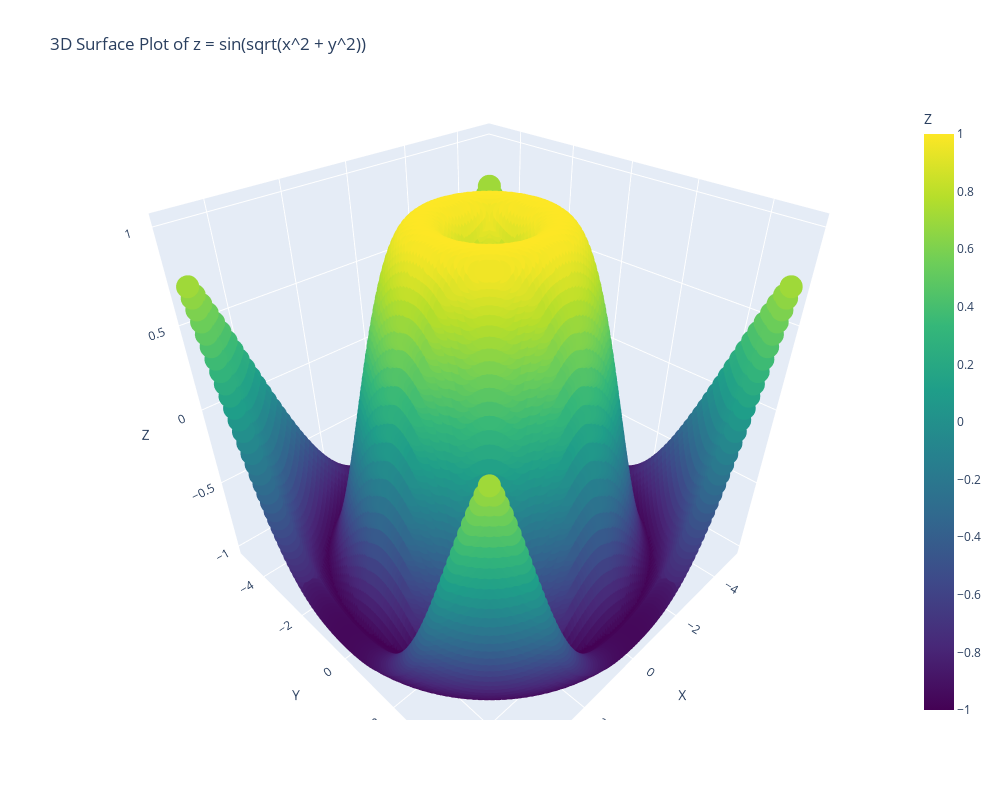

The notebook cell saved with this chart:
### Markdown cell above
4. Using the given x and y data, generate a 3D surface plot to visualize the function z = sin(Vx* + y})
x = np. linspace(-5, 5, 100)
y = np. linspace(-5, 5, 100)
x, y = np. meshgrid(x, y)
z = np.sin(np.sqrt(x**2 + y**2))
data = {
'X': x. flatten(),
'Y': y. flatten(),
'Z': z. flatten()
}
df = pd. DataFrame(data)

### Code cell
import numpy as np
import plotly.express as px
import pandas as pd

# Generate x and y data
x = np.linspace(-5, 5, 100)
y = np.linspace(-5, 5, 100)
x, y = np.meshgrid(x, y)  # Create a 2D grid from x and y values

# Calculate z using the function z = sin(sqrt(x^2 + y^2))
z = np.sin(np.sqrt(x**2 + y**2))

# Flatten the arrays for plotly express
x_flat = x.flatten()
y_flat = y.flatten()
z_flat = z.flatten()

# Create a DataFrame for plotly express
df = pd.DataFrame({'X': x_flat, 'Y': y_flat, 'Z': z_flat})

# Create a 3D surface plot using plotly express
fig = px.scatter_3d(df, x='X', y='Y', z='Z', color='Z',
                    color_continuous_scale='Viridis',
                    title='3D Surface Plot of z = sin(sqrt(x^2 + y^2))')

# Update the layout to increase size
fig.update_layout(
    width=1000,  # Set width in pixels
    height=800   # Set height in pixels
)

# Show the plot
fig.show()

### Figure 1 — Plotly figure (JSON) as saved in the notebook; plotly's stock layout.template omitted (floating-point values rounded to 4 significant figures; data arrays with more than 128 entries replaced by an {"elided": "..."} marker saying what was removed)
{"data": [{"hovertemplate": "X=%{x}<br>Y=%{y}<br>Z=%{marker.color}<extra></extra>", "legendgroup": "", "marker": {"color": {"elided": "10000 float values"}, "coloraxis": "coloraxis", "symbol": "circle"}, "mode": "markers", "name": "", "scene": "scene", "showlegend": false, "type": "scatter3d", "x": {"elided": "10000 float values"}, "y": {"elided": "10000 float values"}, "z": {"elided": "10000 float values"}}], "layout": {"coloraxis": {"colorbar": {"title": {"text": "Z"}}, "colorscale": [[0, "#440154"], [0.1111, "#482878"], [0.2222, "#3e4989"], [0.3333, "#31688e"], [0.4444, "#26828e"], [0.5556, "#1f9e89"], [0.6667, "#35b779"], [0.7778, "#6ece58"], [0.8889, "#b5de2b"], [1, "#fde725"]]}, "height": 800, "legend": {"tracegroupgap": 0}, "scene": {"aspectmode": "auto", "aspectratio": {"x": 1, "y": 1, "z": 1}, "camera": {"center": {"x": 0, "y": 0, "z": 0}, "eye": {"x": 1.064, "y": 1.064, "z": 1.064}, "projection": {"type": "perspective"}, "up": {"x": 0, "y": 0, "z": 1}}, "domain": {"x": [0, 1], "y": [0, 1]}, "xaxis": {"title": {"text": "X"}, "type": "linear"}, "yaxis": {"title": {"text": "Y"}, "type": "linear"}, "zaxis": {"title": {"text": "Z"}, "type": "linear"}}, "title": {"text": "3D Surface Plot of z = sin(sqrt(x^2 + y^2))"}, "width": 1000}}
